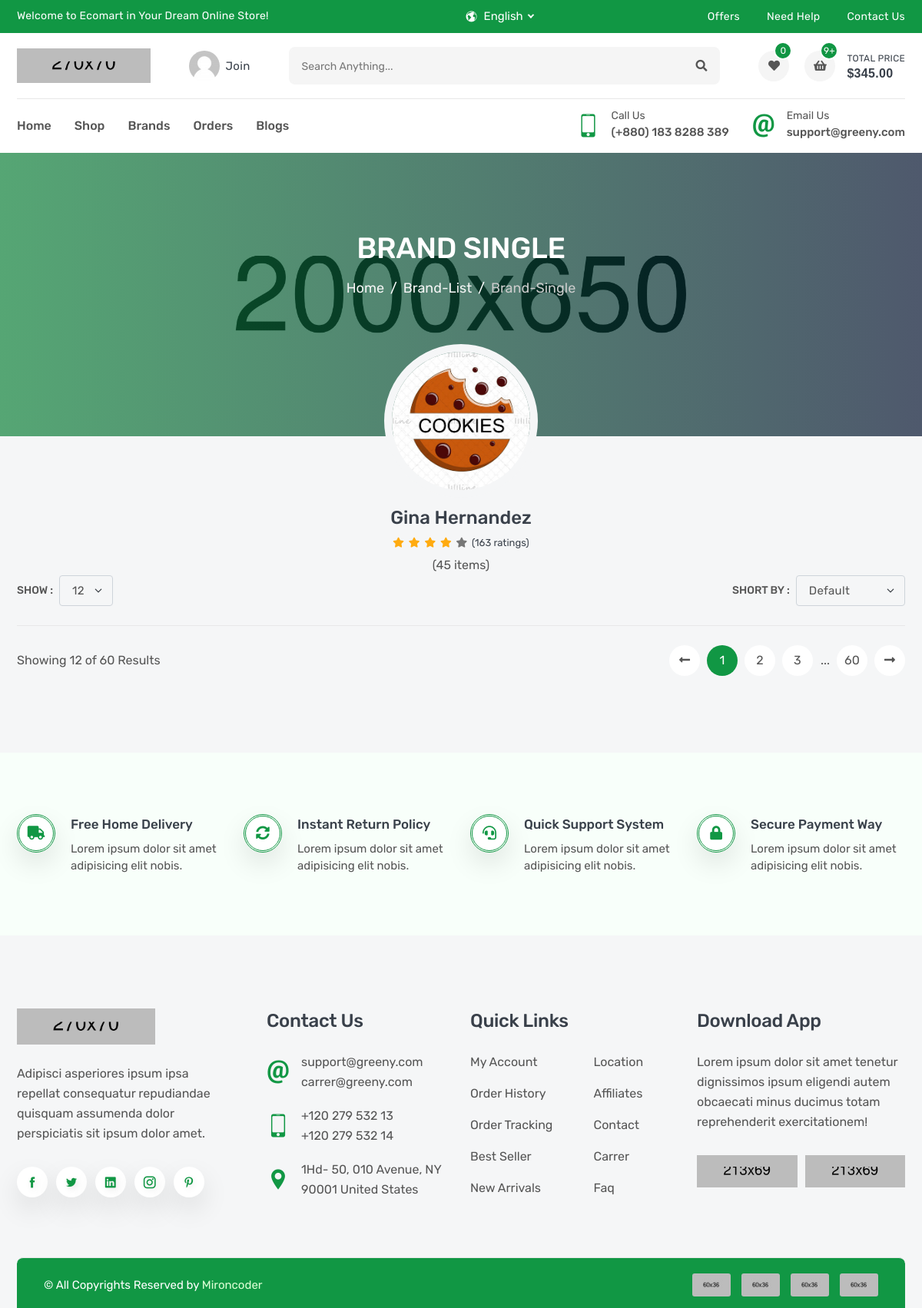
The app's page /product/brands/gina-hernandez with its own data.
### product/models.py (models this page shows, shortened)
class Brand(models.Model):
    name = models.CharField(_('Name'),max_length=100)
    image = models.ImageField(_('Image'),upload_to='brands')
    slug = models.SlugField(null=True,blank=True)
    def __str__(self):
        return self.name

### product/views.py (the view)
# urls.py: path('brands/<slug:slug>', BrandDetail.as_view())
class BrandDetail(ListView):
    model = Product
    template_name = 'product/brand_detail.html'
    paginate_by = 20
    def get_queryset(self):
        brand = Brand.objects.get(slug=self.kwargs['slug'])
        return super().get_queryset().filter(brand = brand)
    def get_context_data(self, **kwargs):
        context = super().get_context_data(**kwargs)
        context["brand"] = Brand.objects.get(slug=self.kwargs['slug'])
        return context

### product/templates/product/brand_detail.html (shortened to what this page needs)
{% extends "base.html" %}
{% load static %}
{% block CSS %}
    <link rel="stylesheet" href="{% static "en/css/brand-single.css" %}">
{% endblock CSS %}
{% block body %}
        <section class="single-banner" style="background: url(images/single-banner.jpg) no-repeat center;">
            <div class="container">
                <h2>Brand Single</h2>
                <ol class="breadcrumb">
                    <li class="breadcrumb-item"><a href="index.html">Home</a></li>
                    <li class="breadcrumb-item"><a href="brand-list.html">brand-list</a></li>
                    <li class="breadcrumb-item active" aria-current="page">brand-single</li>
                </ol>
            </div>
        </section>
        <div class="brand-single">
            <a href="#"><img src="{{brand.image.url}}" alt="brand"></a>
            <a href="#"><h3>{{brand}}</h3></a>
            <ul>
                <li class="fas fa-star active"></li>
                <li class="fas fa-star active"></li>
                <li class="fas fa-star active"></li>
                <li class="fas fa-star active"></li>
                <li class="fas fa-star"></li>
                <li class="total">(163 ratings)</li>
            </ul>
            <p>(45 items)</p>
        </div>
        <section class="inner-section shop-part">
            <div class="container">
                <div class="row">
                    <div class="col-lg-12">
                        <div class="top-filter">
                            <div class="filter-show">
                                <label class="filter-label">Show :</label>
                                <select class="form-select filter-select">
                                    <option value="1">12</option>
                                </select>
                            </div>
                            <div class="filter-short">
                                <label class="filter-label">Short by :</label>
                                <select class="form-select filter-select">
                                    <option selected>default</option>
                                </select>
                            </div>
                        </div>
                    </div>
                </div>
                <div class="row">
                    <div class="col-lg-12">
                        <div class="bottom-paginate">
                            <p class="page-info">Showing 12 of 60 Results</p>
                            <ul class="pagination">
                                <li class="page-item">
                                    <a class="page-link" href="#">
                                        <i class="fas fa-long-arrow-alt-left"></i>
                                    </a>
                                </li>
                                <li class="page-item"><a class="page-link active" href="#">1</a></li>
                                <li class="page-item"><a class="page-link" href="#">2</a></li>
                                <li class="page-item"><a class="page-link" href="#">3</a></li>
                                <li class="page-item">...</li>
                                <li class="page-item"><a class="page-link" href="#">60</a></li>
                                <li class="page-item">
                                    <a class="page-link" href="#">
                                        <i class="fas fa-long-arrow-alt-right"></i>
                                    </a>
                                </li>
                            </ul>
                        </div>
                    </div>
                </div>
            </div>
        </section>
{% endblock body %}

### static/en/css/brand-single.css (style rules this page uses)
.single-banner { padding: 100px 0px 180px; }
.brand-single { position: relative; text-align: center; margin-top: -120px; z-index: 1; }
.brand-single a { display: block; }
.brand-single a img { width: 200px; height: 200px; border-radius: 50%; border: 10px solid var(--body); margin-bottom: 10px; }
.brand-single a h3 { text-transform: capitalize; margin-bottom: 3px; }
.brand-single ul { margin-bottom: 3px; }
.brand-single ul li { font-size: 13px; margin: 0px 1px; color: var(--gray); display: inline-block; }
.brand-single ul .active { color: var(--yellow); }
.brand-single ul .total { color: var(--heading); }

### records on screen
Brand: image (picture), name "Gina Hernandez"
